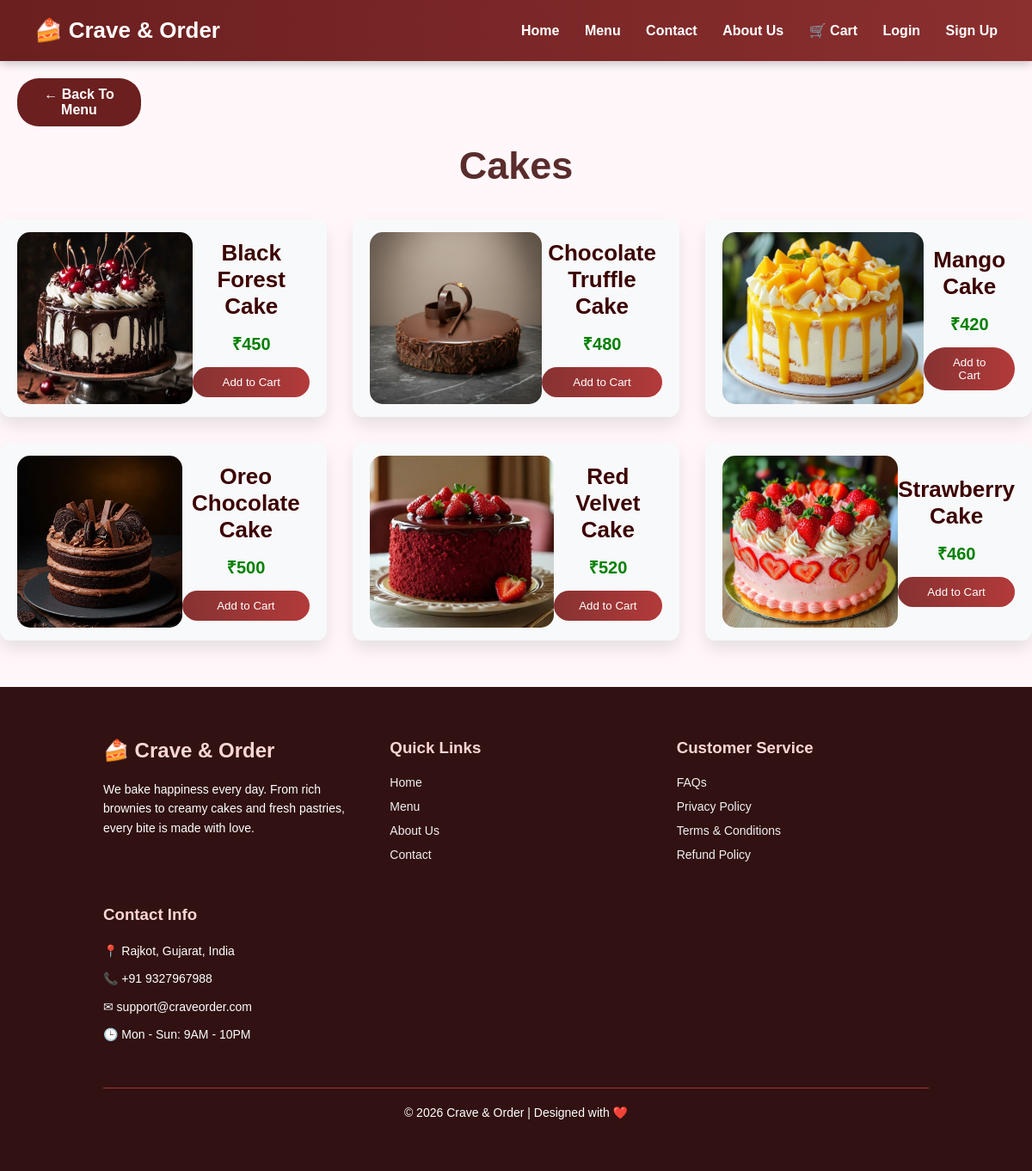
Screenshot of /cakes.php with the database file from the repository.
### tables this page shows
CREATE TABLE IF NOT EXISTS products (
    id          INT AUTO_INCREMENT PRIMARY KEY,
    name        VARCHAR(150)        NOT NULL,
    price       DECIMAL(10,2)       NOT NULL,
    image       VARCHAR(255)        NOT NULL,
    category    VARCHAR(50)         NOT NULL,
    created_at  DATETIME            DEFAULT CURRENT_TIMESTAMP
);

### cakes.php (called while the page is built)
<?php
$category  = "cake";
$pageTitle = "Cakes";
include "category_page.php";

### category_page.php (the view, shortened to what this page needs)
<?php
require_once 'db.php';
$products = [];
try {
    if ($conn && !$conn->connect_error) {
        $stmt = $conn->prepare("SELECT * FROM products WHERE category = ? ORDER BY id");
        if ($stmt) {
            $stmt->bind_param("s", $category);
            $stmt->execute();
            $rows = $stmt->get_result()->fetch_all(MYSQLI_ASSOC);
            if (!empty($rows)) $products = $rows;
        }
    }
} catch (Exception $e) {}
?>
<!DOCTYPE html>
<html lang="en">
<head>
    <link rel="stylesheet" href="style.css">
    <link rel="stylesheet" href="https://cdnjs.cloudflare.com/ajax/libs/font-awesome/6.5.0/css/all.min.css">
</head>
<body>
<?php include 'header.php'; ?>
<main id="order">
    <a href="menu.php" class="back-btn">&#8592; Back To Menu</a>
    <section>
        <h1 class="h1"><?= htmlspecialchars($pageTitle) ?></h1><br><br>
        <div class="order-list">
            <?php if (empty($products)): ?>
                <p style="text-align:center;padding:40px;">No products found.</p>
            <?php else: foreach ($products as $p):
                $pname  = htmlspecialchars($p['name']);
                $pprice = (float)(isset($p['price']) ? $p['price'] : 0);
                $pimg   = htmlspecialchars(isset($p['image']) ? $p['image'] : '');
            ?>
                <div class="order-item">
                    <img src="<?= $pimg ?>" alt="<?= $pname ?>">
                    <div class="order-info">
                        <h3><?= $pname ?></h3>
                        <span class="price">&#8377;<?= number_format($pprice, 0) ?></span>
                        <button onclick="addToCart('<?= addslashes($pname) ?>', <?= $pprice ?>)">Add to Cart</button>
                    </div>
                </div>
            <?php endforeach; endif; ?>
        </div>
    </section><br><br><br>
</main>
<?php include 'footer.php'; ?>
</body>
</html>

### style.css (style rules this page uses)
* { margin: 0; padding: 0; box-sizing: border-box; font-family: 'Franklin Gothic Medium', Arial, sans-serif; }
body { background: #fff7f9; color: #333; }
#order { background: linear-gradient(#e8a78e96); background-size: cover; background-position: center; background-repeat: no-repeat; display: flex; flex-direction: column; background-attachment: fixed; background-repeat: no-repeat; text-align: center; padding: 0px; }
.h1 { color:#5a2c2c; font-size:45px; text-align:center; }
.order-list { display: grid; grid-template-columns: repeat(3, 1fr); gap: 30px; max-width: 1200px; margin: auto; }
.order-item { background: rgb(242, 226, 221); padding: 20px; border-radius: 20px; box-shadow: 0 10px 20px rgba(0,0,0,0.1); text-align: center; transition: 0.3s; }
.order-item img { width: 100%; height: 200px; object-fit: cover; border-radius: 15px; }
.order-info h3 { font-size: 26px; color: #3c0000; margin-bottom: 10px; }
.price { font-size: 20px; font-weight: bold; color:green; margin-bottom: 10px; display: block; }
.order-info button { background: linear-gradient(to right, #873232, #b33a3a); border: none; color: white; padding: 10px 25px; border-radius: 25px; cursor: pointer; }
.back-btn { width: 12%; display: inline-block; margin: 20px; background: #6b1f1f; color: white; padding: 10px 22px; border-radius: 25px; text-decoration: none; font-weight: 600; transition: 0.3s; align-self: start; }
.order-item { display: flex; justify-content: space-between; align-items: center; padding: 15px 20px; background: #f8f9fa; border-radius: 12px; transition: all 0.3s ease; }
.order-info { display: flex; flex-direction: column; gap: 4px; }

### rows the page displays
products: image (picture), name "Black Forest Cake", price "450"
products: image (picture), name "Chocolate Truffle Cake", price "480"
products: image (picture), name "Mango Cake", price "420"
products: image (picture), name "Oreo Chocolate Cake", price "500"
products: image (picture), name "Red Velvet Cake", price "520"
products: image (picture), name "Strawberry Cake", price "460"

### other values shown
$pageTitle "Cakes"
